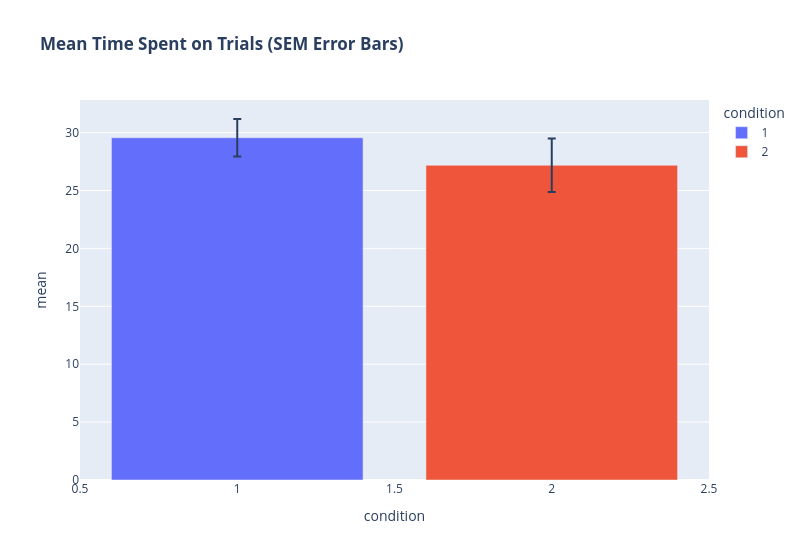

Notebook code cell kept with this figure:
### Markdown cell above
## **_Analyse Time Spent_**
**_Compare time spent on pages._**

### Code cell
# calculate per-participant mean trial time and add to df
t_trial_cols = [f't_{col}' for col in trial_cols]
mean_trial_time_by_participant = df.filter(t_trial_cols, axis = 1).agg('mean', axis = 1).values
df['t_mean_trial'] = mean_trial_time_by_participant

if 'exclude_t>60' in modifications:
    print(f'Mean time spent before: {df['t_mean_trial'].mean()}, sd {df['t_mean_trial'].std()}')
    df = df[df['t_mean_trial'] < 60]
    print(f'Remaining participants: {len(df)}')
    print(f'Out of those condition 1: {len(df[df['condition'] == 1])}\n')

# t_test
t_trial_time = pg.ttest(
    x = df[df['condition'] == 1]['t_mean_trial'],
    y = df[df['condition'] == 2]['t_mean_trial'],
    alternative = 'greater'
)
pg.print_table(t_trial_time)

fig_trial_time = px.bar(
    (_df := df.groupby('condition', observed = True)['t_mean_trial'].agg(['mean', 'sem'])),
    x = _df.index,
    y = 'mean',
    error_y = 'sem',
    color = _df.index,
    width = 800,
    title = '<b>Mean Time Spent on Trials (SEM Error Bars)</b>'
)
fig_trial_time.show()

### Figure 1 — Plotly figure (JSON) as saved in the notebook; plotly's stock layout.template omitted (floating-point values rounded to 4 significant figures)
{"data": [{"error_y": {"array": [1.62]}, "hovertemplate": "condition=%{x}<br>mean=%{y}<extra></extra>", "legendgroup": "1", "marker": {"color": "#636efa", "pattern": {"shape": ""}}, "name": "1", "orientation": "v", "showlegend": true, "textposition": "auto", "type": "bar", "x": [1], "xaxis": "x", "y": [29.55], "yaxis": "y"}, {"error_y": {"array": [2.316]}, "hovertemplate": "condition=%{x}<br>mean=%{y}<extra></extra>", "legendgroup": "2", "marker": {"color": "#EF553B", "pattern": {"shape": ""}}, "name": "2", "orientation": "v", "showlegend": true, "textposition": "auto", "type": "bar", "x": [2], "xaxis": "x", "y": [27.18], "yaxis": "y"}], "layout": {"barmode": "relative", "legend": {"title": {"text": "condition"}, "tracegroupgap": 0}, "title": {"text": "<b>Mean Time Spent on Trials (SEM Error Bars)</b>"}, "width": 800, "xaxis": {"anchor": "y", "categoryarray": [1, 2], "categoryorder": "array", "domain": [0, 1], "title": {"text": "condition"}}, "yaxis": {"anchor": "x", "domain": [0, 1], "title": {"text": "mean"}}}}
